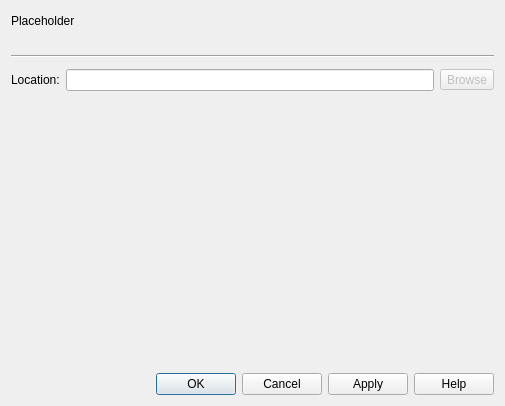
<?xml version="1.0" encoding="UTF-8"?>
<ui version="4.0">
 <class>Form</class>
 <widget class="QWidget" name="Form">
  <property name="geometry">
   <rect>
    <x>0</x>
    <y>0</y>
    <width>513</width>
    <height>0</height>
   </rect>
  </property>
  <property name="windowTitle">
   <string>Form</string>
  </property>
  <layout class="QGridLayout" name="gridLayout_3">
   <item row="0" column="0">
    <layout class="QGridLayout" name="gridLayout_2">
     <item row="0" column="0" colspan="2">
      <widget class="QLabel" name="browseIconLabel">
       <property name="text">
        <string>Placeholder</string>
       </property>
      </widget>
     </item>
     <item row="0" column="2">
      <spacer name="horizontalSpacer">
       <property name="orientation">
        <enum>Qt::Horizontal</enum>
       </property>
       <property name="sizeHint" stdset="0">
        <size>
         <width>378</width>
         <height>20</height>
        </size>
       </property>
      </spacer>
     </item>
     <item row="2" column="0" rowspan="2" colspan="3">
      <widget class="Line" name="line">
       <property name="orientation">
        <enum>Qt::Horizontal</enum>
       </property>
      </widget>
     </item>
     <item row="3" column="1" colspan="2">
      <spacer name="verticalSpacer">
       <property name="orientation">
        <enum>Qt::Vertical</enum>
       </property>
       <property name="sizeHint" stdset="0">
        <size>
         <width>448</width>
         <height>13</height>
        </size>
       </property>
      </spacer>
     </item>
     <item row="1" column="0" colspan="3">
      <spacer name="verticalSpacer_2">
       <property name="orientation">
        <enum>Qt::Vertical</enum>
       </property>
       <property name="sizeHint" stdset="0">
        <size>
         <width>448</width>
         <height>13</height>
        </size>
       </property>
      </spacer>
     </item>
    </layout>
   </item>
   <item row="1" column="0">
    <layout class="QGridLayout" name="gridLayout">
     <item row="0" column="0">
      <widget class="QLabel" name="locationLabel">
       <property name="text">
        <string>Location:</string>
       </property>
      </widget>
     </item>
     <item row="0" column="1">
      <widget class="QLineEdit" name="locationLineEdit"/>
     </item>
     <item row="0" column="2">
      <widget class="QToolButton" name="browseToolButton">
       <property name="enabled">
        <bool>false</bool>
       </property>
       <property name="text">
        <string>Browse</string>
       </property>
      </widget>
     </item>
    </layout>
   </item>
   <item row="2" column="0">
    <spacer name="verticalSpacer_3">
     <property name="orientation">
      <enum>Qt::Vertical</enum>
     </property>
     <property name="sizeHint" stdset="0">
      <size>
       <width>448</width>
       <height>276</height>
      </size>
     </property>
    </spacer>
   </item>
   <item row="3" column="0">
    <widget class="QDialogButtonBox" name="dialogButtonBox">
     <property name="standardButtons">
      <set>QDialogButtonBox::Apply|QDialogButtonBox::Cancel|QDialogButtonBox::Help|QDialogButtonBox::Ok</set>
     </property>
    </widget>
   </item>
  </layout>
 </widget>
 <resources/>
 <connections/>
</ui>
